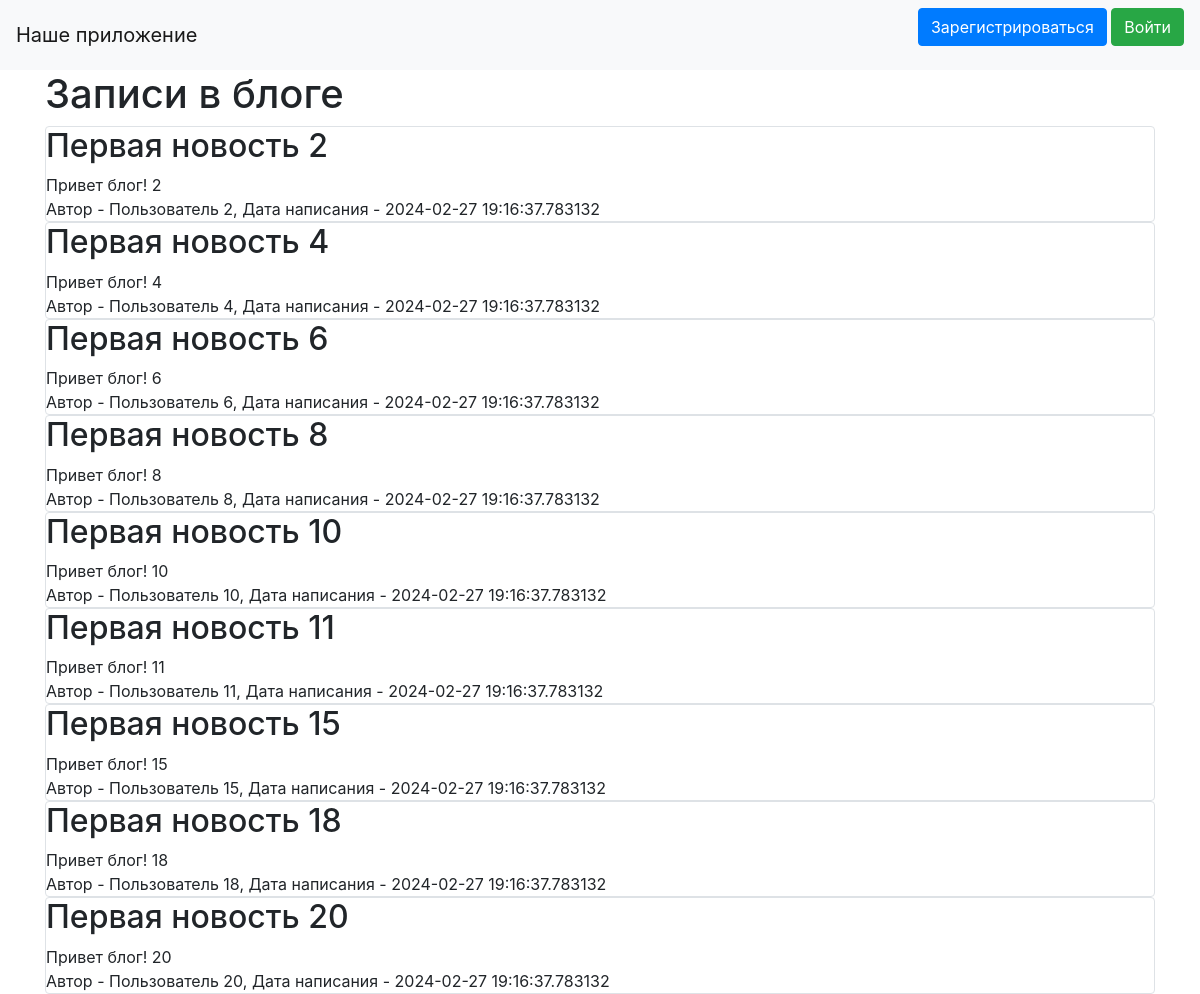
The page / on the database its author committed.
### data/news.py (models this page shows)
class News(SqlAlchemyBase):
    __tablename__ = 'news'
    id = sqlalchemy.Column(sqlalchemy.Integer, primary_key=True, autoincrement=True)
    title = sqlalchemy.Column(sqlalchemy.String, nullable=True)
    content = sqlalchemy.Column(sqlalchemy.String, nullable=True)
    created_date = sqlalchemy.Column(sqlalchemy.DateTime, default=datetime.datetime.now)
    is_private = sqlalchemy.Column(sqlalchemy.Boolean, default=True)
    user_id = sqlalchemy.Column(sqlalchemy.Integer, sqlalchemy.ForeignKey("users.id"))
    user = orm.relationship('User')

### data/users.py (models this page shows, shortened)
class User(SqlAlchemyBase, UserMixin):
    __tablename__ = 'users'
    id = sqlalchemy.Column(sqlalchemy.Integer, primary_key=True, autoincrement=True)
    name = sqlalchemy.Column(sqlalchemy.String, nullable=True)
    about = sqlalchemy.Column(sqlalchemy.String, nullable=True)
    email = sqlalchemy.Column(sqlalchemy.String, index=True, unique=True, nullable=True)
    hashed_password = sqlalchemy.Column(sqlalchemy.String, nullable=True)
    created_date = sqlalchemy.Column(sqlalchemy.DateTime, default=datetime.datetime.now)
    news = orm.relationship("News", back_populates='user')

### main.py (the view)
@app.route("/")
def index():
    db_sess = db_session.create_session()
    if current_user.is_authenticated:
        news = db_sess.query(News).filter(
            (News.user == current_user) | (News.is_private != True))
    else:
        news = db_sess.query(News).filter(News.is_private != True)
    return render_template("index.html", news=news)

### data/db_session.py (called while the page is built)
def create_session() -> Session:
    global __factory
    return __factory()

### templates/index.html (shortened to what this page needs)
{% extends "base.html" %}
{% block content %}
<h1>Записи в блоге</h1>
{% for item in news%}
<div class="col-md6 border rounded">
    <h2>{{item.title}}</h2>
    <div>
        {{item.content}}
    </div>
    <div>
        Автор - {{item.user.name}}, Дата написания - {{item.created_date}}
    </div>
</div>
{% endfor %}
{% endblock %}

### templates/base.html (shortened to what this page needs)
<!doctype html>
<html lang="en">
<head>
    <link rel="stylesheet"
          href="https://stackpath.bootstrapcdn.com/bootstrap/4.4.1/css/bootstrap.min.css"
>
</head>
<body>
<header>
    <nav class="navbar navbar-light bg-light">
        <a class="navbar-brand" href="#">Наше приложение</a>
        {% if current_user.is_authenticated %}
            <a class="navbar-brand" href="/logout">{{ current_user.name }}</a>
        {% else %}
            <p>
                <a class="btn btn-primary " href="/register">Зарегистрироваться</a>
                <a class="btn btn-success" href="/login">Войти</a>
            </p>
        {% endif %}
    </nav>
</header>
<main role="main" class="container">
    {% block content %}{% endblock %}
</main>
</body>
</html>

### rows shown on the page
News: title "Первая новость 2", content "Привет блог! 2", user.name "Пользователь 2", created_date "2024-02-27 19:16:37.783132"
News: title "Первая новость 4", content "Привет блог! 4", user.name "Пользователь 4", created_date "2024-02-27 19:16:37.783132"
News: title "Первая новость 6", content "Привет блог! 6", user.name "Пользователь 6", created_date "2024-02-27 19:16:37.783132"
News: title "Первая новость 8", content "Привет блог! 8", user.name "Пользователь 8", created_date "2024-02-27 19:16:37.783132"
News: title "Первая новость 10", content "Привет блог! 10", user.name "Пользователь 10", created_date "2024-02-27 19:16:37.783132"
News: title "Первая новость 11", content "Привет блог! 11", user.name "Пользователь 11", created_date "2024-02-27 19:16:37.783132"
News: title "Первая новость 15", content "Привет блог! 15", user.name "Пользователь 15", created_date "2024-02-27 19:16:37.783132"
News: title "Первая новость 18", content "Привет блог! 18", user.name "Пользователь 18", created_date "2024-02-27 19:16:37.783132"
News: title "Первая новость 20", content "Привет блог! 20", user.name "Пользователь 20", created_date "2024-02-27 19:16:37.783132"
